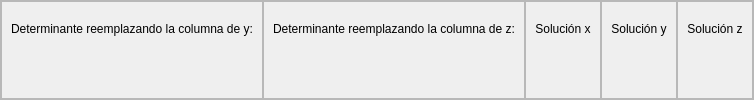
                         <widget class="QFrame" name="frame_151">
                          <property name="frameShape">
                           <enum>QFrame::StyledPanel</enum>
                          </property>
                          <property name="frameShadow">
                           <enum>QFrame::Raised</enum>
                          </property>
                          <layout class="QHBoxLayout" name="horizontalLayout_105">
                           <property name="spacing">
                            <number>0</number>
                           </property>
                           <property name="leftMargin">
                            <number>0</number>
                           </property>
                           <property name="topMargin">
                            <number>0</number>
                           </property>
                           <property name="rightMargin">
                            <number>0</number>
                           </property>
                           <property name="bottomMargin">
                            <number>0</number>
                           </property>
                           <item>
                            <widget class="QFrame" name="frame_155">
                             <property name="frameShape">
                              <enum>QFrame::StyledPanel</enum>
                             </property>
                             <property name="frameShadow">
                              <enum>QFrame::Raised</enum>
                             </property>
                             <layout class="QVBoxLayout" name="verticalLayout_71">
                              <item>
                               <widget class="QLabel" name="label_89">
                                <property name="styleSheet">
                                 <string notr="true">font: 75 9pt &quot;Open Sans Semibold&quot;</string>
                                </property>
                                <property name="text">
                                 <string>Determinante reemplazando la columna de y:</string>
                                </property>
                                <property name="alignment">
                                 <set>Qt::AlignCenter</set>
                                </property>
                               </widget>
                              </item>
                              <item>
                               <widget class="QLabel" name="lbl_m1_7">
                                <property name="styleSheet">
                                 <string notr="true">font: 75 10pt &quot;Open Sans Semibold&quot;</string>
                                </property>
                                <property name="text">
                                 <string/>
                                </property>
                                <property name="alignment">
                                 <set>Qt::AlignCenter</set>
                                </property>
                               </widget>
                              </item>
                             </layout>
                            </widget>
                           </item>
                           <item>
                            <widget class="QFrame" name="frame_156">
                             <property name="frameShape">
                              <enum>QFrame::StyledPanel</enum>
                             </property>
                             <property name="frameShadow">
                              <enum>QFrame::Raised</enum>
                             </property>
                             <layout class="QVBoxLayout" name="verticalLayout_72">
                              <item>
                               <widget class="QLabel" name="label_90">
                                <property name="styleSheet">
                                 <string notr="true">font: 75 9pt &quot;Open Sans Semibold&quot;</string>
                                </property>
                                <property name="text">
                                 <string>Determinante reemplazando la columna de z:</string>
                                </property>
                                <property name="alignment">
                                 <set>Qt::AlignCenter</set>
                                </property>
                               </widget>
                              </item>
                              <item>
                               <widget class="QLabel" name="lbl_m1_8">
                                <property name="styleSheet">
                                 <string notr="true">font: 75 10pt &quot;Open Sans Semibold&quot;</string>
                                </property>
                                <property name="text">
                                 <string/>
                                </property>
                                <property name="alignment">
                                 <set>Qt::AlignCenter</set>
                                </property>
                               </widget>
                              </item>
                             </layout>
                            </widget>
                           </item>
                           <item>
                            <widget class="QFrame" name="frame_157">
                             <property name="frameShape">
                              <enum>QFrame::StyledPanel</enum>
                             </property>
                             <property name="frameShadow">
                              <enum>QFrame::Raised</enum>
                             </property>
                             <layout class="QVBoxLayout" name="verticalLayout_73">
                              <item>
                               <widget class="QLabel" name="label_91">
                                <property name="styleSheet">
                                 <string notr="true">font: 75 9pt &quot;Open Sans Semibold&quot;</string>
                                </property>
                                <property name="text">
                                 <string>Solución x</string>
                                </property>
                                <property name="alignment">
                                 <set>Qt::AlignCenter</set>
                                </property>
                               </widget>
                              </item>
                              <item>
                               <widget class="QLabel" name="label_94">
                                <property name="styleSheet">
                                 <string notr="true">font: 75 10pt &quot;Open Sans Semibold&quot;</string>
                                </property>
                                <property name="text">
                                 <string/>
                                </property>
                                <property name="alignment">
                                 <set>Qt::AlignCenter</set>
                                </property>
                               </widget>
                              </item>
                             </layout>
                            </widget>
                           </item>
                           <item>
                            <widget class="QFrame" name="frame_158">
                             <property name="frameShape">
                              <enum>QFrame::StyledPanel</enum>
                             </property>
                             <property name="frameShadow">
                              <enum>QFrame::Raised</enum>
                             </property>
                             <layout class="QVBoxLayout" name="verticalLayout_74">
                              <item>
                               <widget class="QLabel" name="label_95">
                                <property name="styleSheet">
                                 <string notr="true">font: 75 9pt &quot;Open Sans Semibold&quot;</string>
                                </property>
                                <property name="text">
                                 <string>Solución y</string>
                                </property>
                                <property name="alignment">
                                 <set>Qt::AlignCenter</set>
                                </property>
                               </widget>
                              </item>
                              <item>
                               <widget class="QLabel" name="label_92">
                                <property name="styleSheet">
                                 <string notr="true">font: 75 10pt &quot;Open Sans Semibold&quot;</string>
                                </property>
                                <property name="text">
                                 <string/>
                                </property>
                                <property name="alignment">
                                 <set>Qt::AlignCenter</set>
                                </property>
                               </widget>
                              </item>
                             </layout>
                            </widget>
                           </item>
                           <item>
                            <widget class="QFrame" name="frame_170">
                             <property name="frameShape">
                              <enum>QFrame::StyledPanel</enum>
                             </property>
                             <property name="frameShadow">
                              <enum>QFrame::Raised</enum>
                             </property>
                             <layout class="QVBoxLayout" name="verticalLayout_76">
                              <item>
                               <widget class="QLabel" name="label_93">
                                <property name="styleSheet">
                                 <string notr="true">font: 75 9pt &quot;Open Sans Semibold&quot;</string>
                                </property>
                                <property name="text">
                                 <string>Solución z</string>
                                </property>
                                <property name="alignment">
                                 <set>Qt::AlignCenter</set>
                                </property>
                               </widget>
                              </item>
                              <item>
                               <widget class="QLabel" name="label_97">
                                <property name="styleSheet">
                                 <string notr="true">font: 75 10pt &quot;Open Sans Semibold&quot;</string>
                                </property>
                                <property name="text">
                                 <string/>
                                </property>
                                <property name="alignment">
                                 <set>Qt::AlignCenter</set>
                                </property>
                               </widget>
                              </item>
                             </layout>
                            </widget>
                           </item>
                          </layout>
                         </widget>
